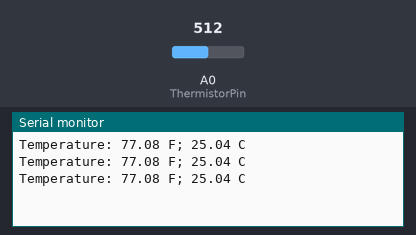
Bench run of a sketch on a simulated Arduino Uno, built with avr-gcc and run on an emulated ATmega328P. Parts: the last lines printed to the serial monitor. The inputs (shaded band) are chosen by the test bench; at power-on: A0 (ThermistorPin) = 512.

Above: at 1.3 s.
1.4 s: A0 (ThermistorPin) set to 716
At 1.9 s:
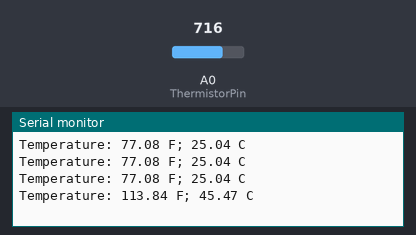
2.9 s: A0 (ThermistorPin) set to 900
At 3.4 s:
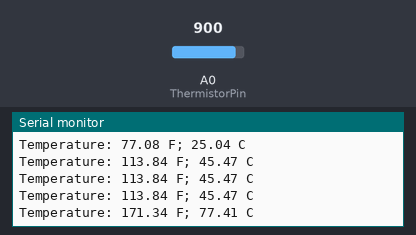
Timing chart, 0 to 5.9 s (numbered marks = the images above; inputs shaded):
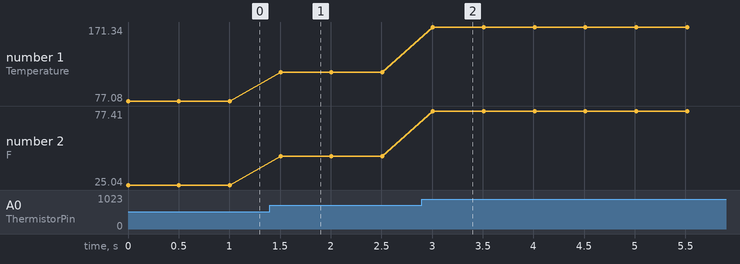

The sketch:

c05_thermistance.ino
```cpp
int ThermistorPin = A0;
int Vo; // Voltage à la sortie
float R1 = 10000; // Résistance
float logR2, R2, T, Tc, Tf;

// Les coefficients A, B et C.
float c1 = 1.129148e-03, c2 = 2.34125e-04, c3 = 8.76741e-08;

void setup() {
  Serial.begin(9600);
}

void loop() {
  Vo = analogRead(ThermistorPin);
  R2 = R1 * (1023.0 / (float)Vo - 1.0);
  logR2 = log(R2);
  T = (1.0 / (c1 + c2*logR2 + c3*logR2*logR2*logR2));
  Tc = T - 273.15;
  Tf = (Tc * 9.0)/ 5.0 + 32.0;

  Serial.print("Temperature: ");
  Serial.print(Tf);
  Serial.print(" F; ");
  Serial.print(Tc);
  Serial.println(" C");

  delay(500);
}
```

Measured:
- after the input at 1.4 s, the serial monitor: prints a new line after 0.10 s (image 1)
- after the input at 2.9 s, the serial monitor: prints a new line after 0.11 s (image 2)
- plotted number 1: 77.08 → 113.84 after the input at 1.4 s, 113.84 → 171.34 after the input at 2.9 s
- plotted number 2: 25.04 → 45.47 after the input at 1.4 s, 45.47 → 77.41 after the input at 2.9 s
